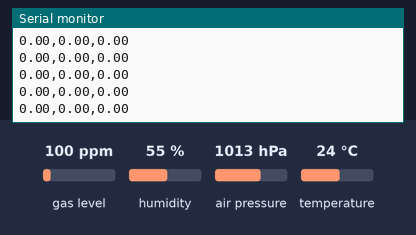
A sketch run on a simulated ESP32-S3. Shown: the last lines printed to the serial monitor. Inputs (shaded band) come from the test bench; at power-on: air pressure 1013 hPa, gas level 100 ppm, humidity 55 %, temperature 24 °C.

Above: at 12.7 s.
12.8 s: air pressure set to 952 hPa
At 12.96 s:
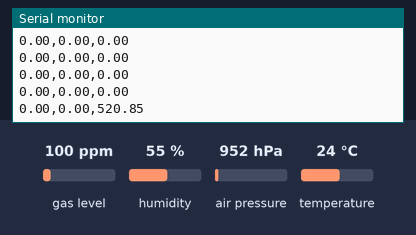
14.3 s: air pressure set to 975 hPa
At 14.44 s:
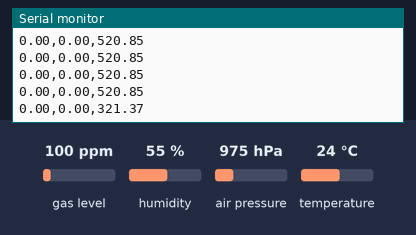
Timing chart, 0 to 17.3 s (numbered marks = the images above; inputs shaded):
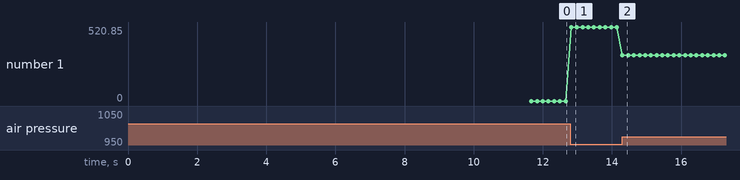

The sketch:

FlightController.ino
```cpp
#include <SPI.h>
#include <Wire.h>
#include <math.h>
#include <Adafruit_Sensor.h>
#include "Adafruit_BMP3XX.h"

// --- PINS ---
#define I2C_SDA 4
#define I2C_SCL 5
#define SPI_MOSI 11
#define SPI_MISO 13
#define SPI_SCK  12
#define CS_ACCEL 9
#define CS_GYRO  10

Adafruit_BMP3XX bmp;

void writeSPI(int cs_pin, byte reg, byte value) {
  SPI.beginTransaction(SPISettings(1000000, MSBFIRST, SPI_MODE0));
  digitalWrite(cs_pin, LOW);
  SPI.transfer(reg);
  SPI.transfer(value);
  digitalWrite(cs_pin, HIGH);
  SPI.endTransaction();
}

float pitch = 0;
float roll = 0;
unsigned long last_time = 0;

float baseline_pressure = 1013.25;
float current_altitude = 0.0;

void setup() {
  Serial.begin(115200);
  delay(1000);

  // Start I2C and Barometer
  Wire.begin(I2C_SDA, I2C_SCL);
  if (bmp.begin_I2C(0x76, &Wire)) {
    bmp.setTemperatureOversampling(BMP3_OVERSAMPLING_8X);
    bmp.setPressureOversampling(BMP3_OVERSAMPLING_4X);
    bmp.setIIRFilterCoeff(BMP3_IIR_FILTER_COEFF_3);
    bmp.setOutputDataRate(BMP3_ODR_50_HZ);

    for(int i=0; i<10; i++) {
       bmp.performReading();
       delay(20);
    }

    float sum_pressure = 0;
    for(int i=0; i<50; i++) {
       bmp.performReading();
       sum_pressure += (bmp.pressure / 100.0);
       delay(20);
    }
    baseline_pressure = sum_pressure / 50.0;
  }

  // Start IMU
  pinMode(CS_ACCEL, OUTPUT);
  pinMode(CS_GYRO, OUTPUT);
  digitalWrite(CS_ACCEL, HIGH);
  digitalWrite(CS_GYRO, HIGH);
  SPI.begin(SPI_SCK, SPI_MISO, SPI_MOSI, -1);

  writeSPI(CS_ACCEL, 0x7F, 0x00);
  delay(10);
  writeSPI(CS_ACCEL, 0x7D, 0x04);
  delay(50);
  writeSPI(CS_ACCEL, 0x7C, 0x00);
  delay(50);

  last_time = micros();
}

void loop() {
  SPI.beginTransaction(SPISettings(1000000, MSBFIRST, SPI_MODE0));

  // --- LÄS ACCEL ---
  digitalWrite(CS_ACCEL, LOW);
  SPI.transfer(0x12 | 0x80);
  SPI.transfer(0x00);
  byte ax_l = SPI.transfer(0x00); byte ax_h = SPI.transfer(0x00);
  byte ay_l = SPI.transfer(0x00); byte ay_h = SPI.transfer(0x00);
  byte az_l = SPI.transfer(0x00); byte az_h = SPI.transfer(0x00);
  digitalWrite(CS_ACCEL, HIGH);

  float acc_x = ((int16_t)((ax_h << 8) | ax_l)) / 10922.0f;
  float acc_y = ((int16_t)((ay_h << 8) | ay_l)) / 10922.0f;
  float acc_z = ((int16_t)((az_h << 8) | az_l)) / 10922.0f;

  // --- LÄS GYRO ---
  digitalWrite(CS_GYRO, LOW);
  SPI.transfer(0x02 | 0x80);
  byte gx_l = SPI.transfer(0x00); byte gx_h = SPI.transfer(0x00);
  byte gy_l = SPI.transfer(0x00); byte gy_h = SPI.transfer(0x00);
  byte gz_l = SPI.transfer(0x00); byte gz_h = SPI.transfer(0x00);
  digitalWrite(CS_GYRO, HIGH);

  float gyr_x = ((int16_t)((gx_h << 8) | gx_l)) / 16.384f;
  float gyr_y = ((int16_t)((gy_h << 8) | gy_l)) / 16.384f;
  float gyr_z = ((int16_t)((gz_h << 8) | gz_l)) / 16.384f;

  SPI.endTransaction();

  // --- Complementary Filter ---
  unsigned long now = micros();
  float dt = (now - last_time) / 1000000.0f;
  last_time = now;

  float pitch_acc = atan2(acc_x, sqrt(acc_y*acc_y + acc_z*acc_z)) * 180.0 / PI;
  float roll_acc  = atan2(acc_y, sqrt(acc_x*acc_x + acc_z*acc_z)) * 180.0 / PI;

  pitch = 0.98 * (pitch - gyr_y * dt) + 0.02 * pitch_acc;
  roll  = 0.98 * (roll  + gyr_x * dt) + 0.02 * roll_acc;

  // --- LÄS BAROMETERN ---
  if (bmp.performReading()) {
      current_altitude = bmp.readAltitude(baseline_pressure);
  }

  // Serial output for 3D Viewer
  Serial.print(pitch);
  Serial.print(",");
  Serial.print(roll);
  Serial.print(",");
  Serial.println(current_altitude);

  delay(10);
}
```

Measured:
- after the input at 12.8 s, the serial monitor: prints a new line at once (image 1)
- after the input at 14.3 s, the serial monitor: prints a new line at once (image 2)
- plotted number 1: 0 → 520.85 after the input at 12.8 s, 520.85 → 321.37 after the input at 14.3 s
